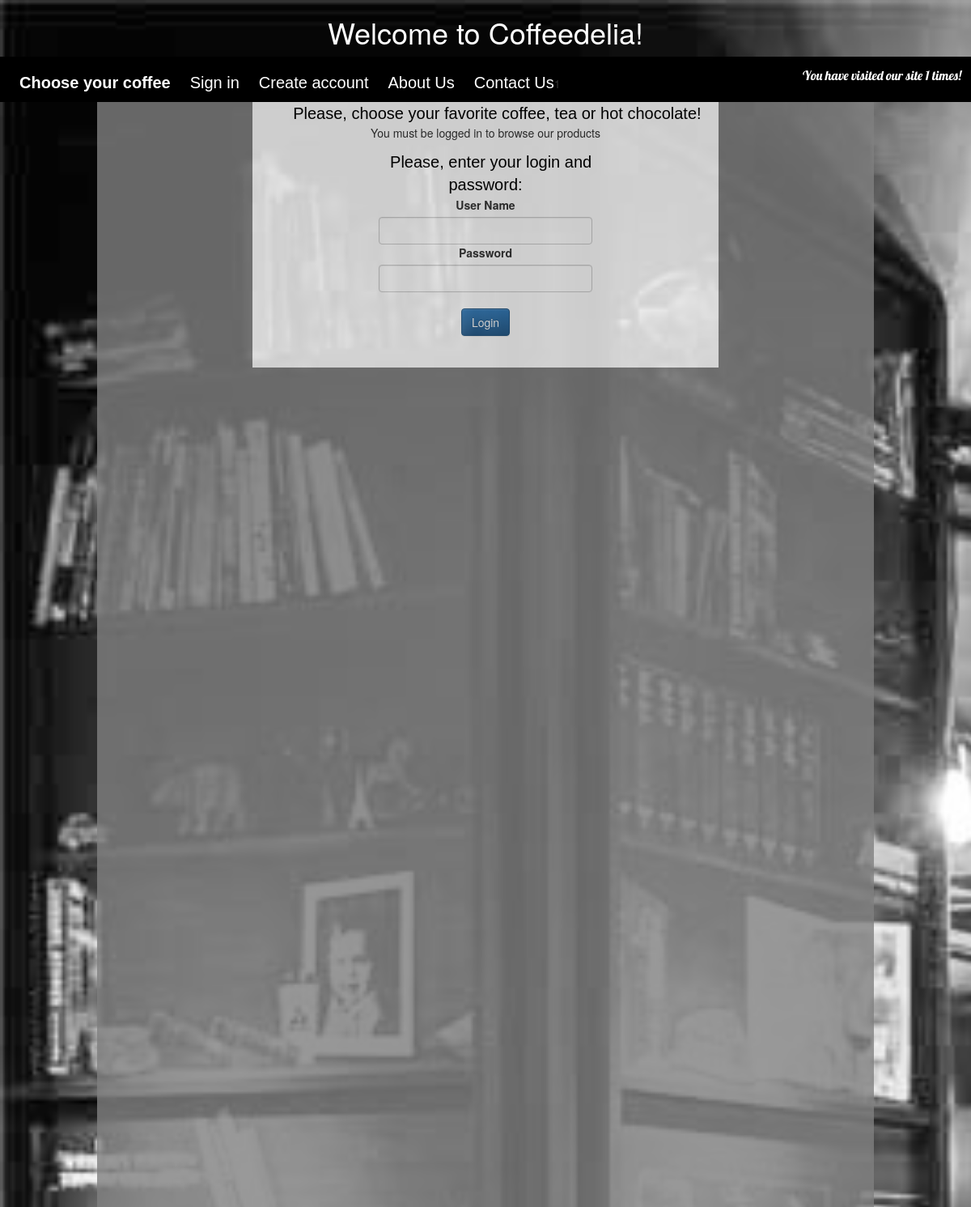
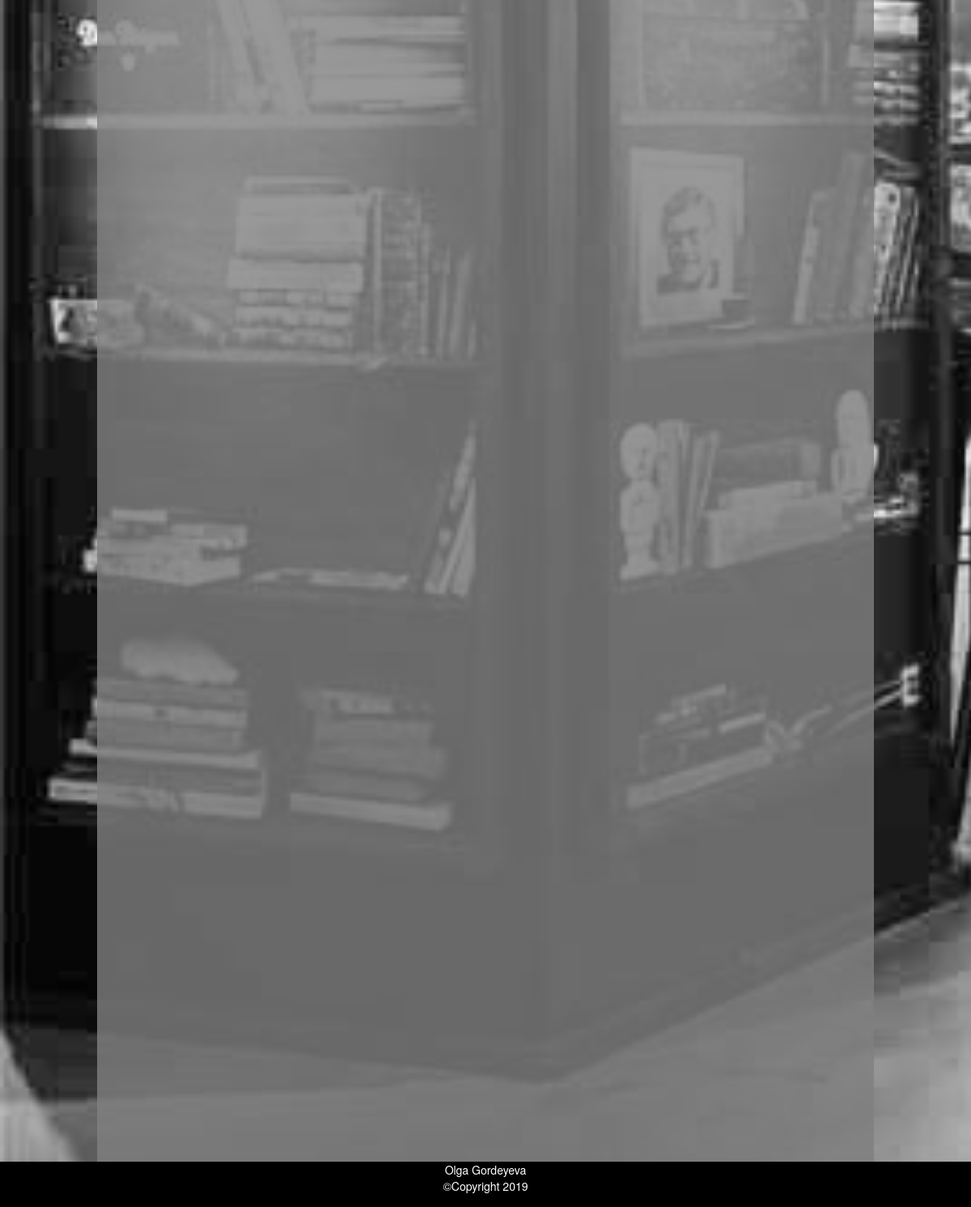
Screenshot of /?p=products with the database file from the repository (2 pictures, top to bottom).
### tables this page shows
CREATE TABLE `navmenu` (
  `navMenuID` int(10) UNSIGNED NOT NULL,
  `pageID` int(10) UNSIGNED NOT NULL,
  `label` varchar(32) NOT NULL,
  `menuOrder` int(11) NOT NULL
);

### include/sections/init.php (called while the page is built, shortened)
<?php
$host = '127.0.0.1';
$db   = 'site';
$charset = 'utf8mb4';
$dsn = "mysql:host=$host;dbname=$db;charset=$charset";
$user = 'db_user';
$pass = 'VecrofEyQfcu6H5g';
$options[PDO::ATTR_ERRMODE] = PDO::ERRMODE_EXCEPTION;
$options[PDO::ATTR_DEFAULT_FETCH_MODE] = PDO::FETCH_ASSOC;
$options[PDO::ATTR_EMULATE_PREPARES] = false;
try {
  $pdo = new PDO($dsn, $user, $pass, $options);
} catch (PDOException $e) {
  throw new PDOException($e->getMessage(), (int)$e->getCode());
}
$sql = 'SELECT * FROM page WHERE pageKey = ?';
$page_query = $pdo->prepare($sql);
if (isset($_GET['p'])) {
  $tmp = trim(strtolower(strip_tags($_GET['p'])));
  $page_query->execute([$tmp]);
  if ($page_query->rowCount() == 1) {
    $page_data = $page_query->fetch();
  } else {
    $page_query->execute(['home']);
    $page_data = $page_query->fetch();
  }
} else {
  $page_query->execute(['home']);
  $page_data = $page_query->fetch();
}

### index.php (the view, shortened to what this page needs)
<?php
require_once('include/classes/NavMenu.php');
require_once('include/sections/init.php');
?>
<!DOCTYPE html>
<html>
<head>
    <link rel="stylesheet" type="text/css" media="screen" href="main.css">
</head>
<body>
    <header>
        <?php
        include('include/sections/header.php');
        include('include/sections/menu.php');
        ?>
        <div class="wrapper ">
            <?php
            $fp = 'include/pages/' . $page_data['filename'];
            if (file_exists($fp)) {
              include($fp);
            }
            include('include/sections/footer.php');
            ?>

### include/classes/NavMenu.php (shortened to what this page needs)
<?php
class NavMenu
{
  private $id;
  private $menuItems = array();
  public function __construct($id = 'mainnav', $rows = null)
  {
    $this->id = $id;
  }
  public function loadData($sql)
  {
    $pdo = $GLOBALS['pdo'];
    $this->loadRows($pdo->query($sql));
  }
  public function __toString()
  {
    $output = '<nav id="' . $this->id . '">';
    foreach ($this->menuItems as $item) {
      $output .= '<a class="' . ($item['active'] ? 'active' : 'inactive') . '" href="?p=' . $item['key'] . '">' .
        $item['label'] . '</a>';
    }
    $output .= include('include/sections/visit.php');
    $output .= '</nav>';
    return $output;
  }
  public function setActive($key = '')
  {
    foreach ($this->menuItems as $i => $item) {
      if ($item['key'] == $key) {
        $this->menuItems[$i]['active'] = true;
      } else {
        $this->menuItems[$i]['active'] = false;
      }
    }
  }
  public function addItem($key, $label, $order = 0)
  {
    $key = trim(strtolower(str_replace(' ', '', $key)));
    $this->menuItems[] = array(
      'key' => $key,
      'label' => $label,
      'order' => $order,
      'active' => false
    );
    usort($this->menuItems, function ($a, $b) {
      if ($a['order'] == $b['order']) {
        return 0;
      }
      if ($a['order'] > $b['order']) {
        return 1;
      }
      return -1;
    });
  }
}

### main.css (style rules this page uses)
body { margin: 0; background-image: url("img/main_background1.jpg"); background-repeat: no-repeat; background-size: cover; font-family: "Franklin Gothic Medium", "Arial Narrow", Arial, sans-serif; }
nav > a { display: inline-block; text-decoration: none; color: white; font-family: "Franklin Gothic Medium", "Arial Narrow", Arial, sans-serif; font-size: 20px; margin-top: 1.5%; margin-left: 2%; }
nav { background-color: black; height: 7vh; }
.active { font-weight: bold; }
.wrapper { width: 80%; background-color: grey; opacity: 0.8; height: 350vh; margin: 0 auto; }

### rows the page displays
navmenu: label "Choose your coffee"
navmenu: label "Sign in"
navmenu: label "Create account"
navmenu: label "About Us"
navmenu: label "Contact Us"

### other values shown
$visit "1"
$menu "1"
